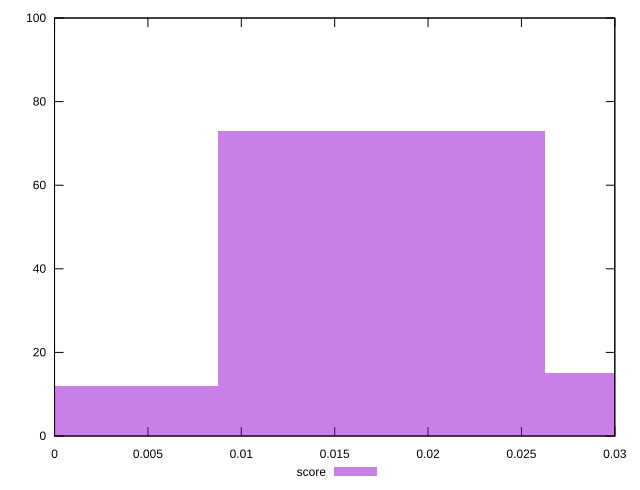

Reproduce this figure in gnuplot.
reset

$score <<EOF
0.017513120933689296 73
0.03502624186737859 15
0 12
EOF

set key outside below
set boxwidth 0.017513120933689296
set xrange [0:0.03]
set yrange [0:100]
set trange [0:100]
set style fill transparent solid 0.5 noborder
set terminal svg size 640, 490 enhanced background rgb 'white'
set output "report_00014_2021-02-09T15:56:05.503Z/cumulative-layout-shift/samples/pages+cached+noadtech/score/histogram.svg"

plot $score title "score" with boxes

reset
